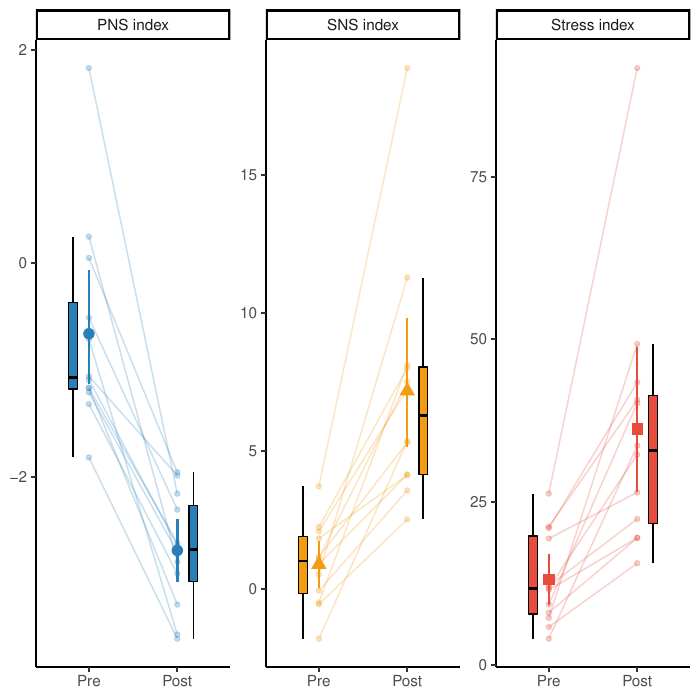

This chart was generated by the following R code:

# Cargamos librerias ------------------------------------------------------

library(cyclismProj)
library(data.table)
library(ggplot2)
library(see)

# Importamos los datos ----------------------------------------------------

males <- cyclismProj::males

# Seleccionamos variables a graficar --------------------------------------

.ind_vars <- grep(pattern = "sd",
                 x = grep(pattern = "basal|post",
                          x = names(males),
                          value = TRUE),
                 invert = TRUE,
                 value = TRUE)


# Transformamos a formato largo -------------------------------------------

## ggplot2 maneja de manera máas eficiente el formato largo

plot_data <- data.table::melt(data = males[, .SD, .SDcols = .ind_vars],
                              measure.vars = .ind_vars)

plot_data[, `:=`(
  FTP = ifelse(grepl("post", variable), "Post", "Pre"),
  Index = data.table::fcase(
    grepl("sns", variable), "SNS index",
    grepl("pns", variable), "PNS index",
    grepl("stress", variable), "Stress index"
  )
)][, id := data.table::rleid(value), .(FTP, variable)]

plot_data <- data.table::melt(
  data = plot_data[
    j = list(
      Post = value[FTP == "Post"],
      Pre = value[FTP == "Pre"]),
    by = .(Index, id)],
  measure.vars = c("Pre", "Post"),
  variable.name = "FTP")

p1 <- ggplot2::ggplot(plot_data, ggplot2::aes(x = FTP, y = value, col = Index, fill = Index)) +
  ggplot2::facet_wrap(~Index, scales = "free_y") +
  ggplot2::geom_point(alpha = 0.25) +
  ggplot2::geom_line(aes(group = id), alpha = 0.25) +
  ggplot2::stat_summary(aes(pch = Index), fun.data = mean_cl_boot, size = 0.8) +
  ggplot2::geom_boxplot(width = 0.1, col = "black", position = position_nudge(x = c(-.18, .18)),
               outlier.shape = NA, show.legend = FALSE) +
  see::scale_color_flat_d(aesthetics = c("color", "fill")) +
  ggplot2::labs(fill = NULL, pch = NULL, col = NULL, x = NULL, y = NULL) +
  ggplot2::theme_classic(base_size = 14) +
  ggplot2::theme(legend.position = "none")

ggplot2::ggsave(filename = "paper/manuscript/figures/figure-1.pdf", plot = p1, device = "pdf")
ggplot2::ggsave(filename = "paper/manuscript/figures/figure-1.tiff", plot = p1, device = "tiff", dpi = 360)
